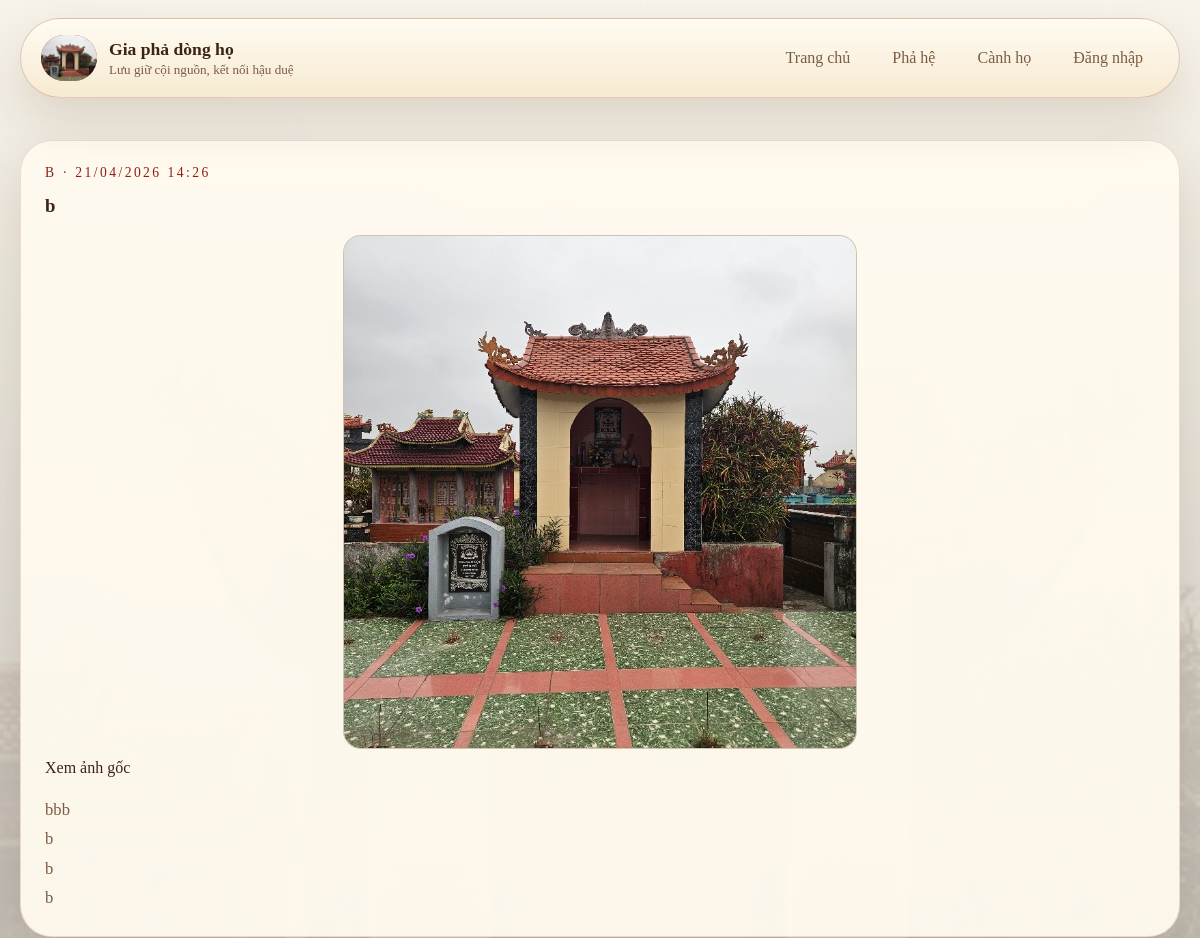
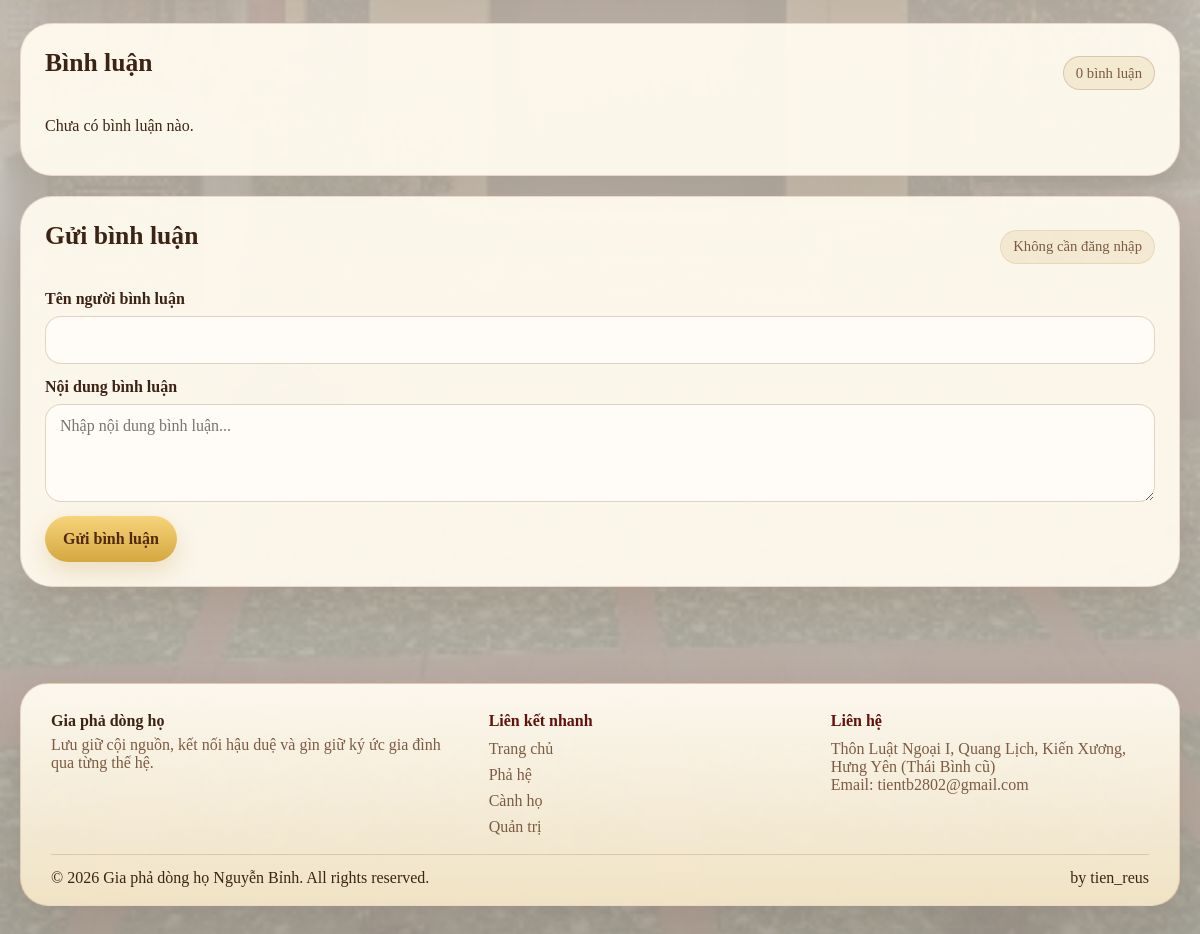
The page /articles/5/ on the database its author committed (2 pictures, top to bottom).
### genealogy/models.py (models this page shows, shortened)
class Article(models.Model):
    title = models.CharField('Tiêu đề', max_length=200)
    content = models.TextField('Nội dung')
    author = models.CharField('Tác giả', max_length=120)
    image_url = models.URLField('Hình ảnh', blank=True)
    image = models.FileField('Tải ảnh lên', upload_to='articles/', blank=True)
    created_at = models.DateTimeField(auto_now_add=True)
    updated_at = models.DateTimeField(auto_now=True)
    class Meta:
        verbose_name = 'Bài viết'
        verbose_name_plural = 'Bài viết'
        ordering = ['-created_at']
    @property
    def display_image(self):
        if self.image:
            return self.image.url
        return self.image_url

### genealogy/views.py (the view)
# urls.py: path('articles/<int:pk>/', views.article_detail, name='article_detail'),
def article_detail(request, pk):
    article = get_object_or_404(Article, pk=pk)
    if request.method == 'POST':
        comment_form = ArticleCommentForm(request.POST)
        if comment_form.is_valid():
            comment = comment_form.save(commit=False)
            comment.article = article
            comment.save()
            messages.success(request, 'Đã gửi bình luận.')
            return redirect('article_detail', pk=article.pk)
    else:
        comment_form = ArticleCommentForm()
    context = {
        'article': article,
        'comments': article.comments.all(),
        'comment_form': comment_form,
    }
    return render(request, 'genealogy/article_detail.html', context)

### genealogy/forms.py
class ArticleCommentForm(forms.ModelForm):
    class Meta:
        model = ArticleComment
        fields = ['commenter_name', 'content']
        widgets = {
            'content': forms.Textarea(attrs={'rows': 4, 'placeholder': 'Nhập nội dung bình luận...'}),
        }
    def __init__(self, *args, **kwargs):
        super().__init__(*args, **kwargs)
        self.fields['commenter_name'].widget.attrs.setdefault('class', 'form-control')
        self.fields['content'].widget.attrs.setdefault('class', 'form-control')

### templates/genealogy/article_detail.html (shortened to what this page needs)
{% extends 'base.html' %}
{% block content %}
<section class="section">
    <div class="container">
        <article class="table-card">
            <p class="feature-number">{{ article.author }} · {{ article.created_at|date:"d/m/Y H:i" }}</p>
            <h1>{{ article.title }}</h1>
            {% if article.display_image %}
                <img class="article-image article-image--detail" src="{{ article.display_image }}" alt="{{ article.title }}">
                <p style="margin-top:10px;"><a href="{{ article.display_image }}" target="_blank" rel="noreferrer">Xem ảnh gốc</a></p>
            {% endif %}
            <div class="lead article-content">
                <p class="article-content-text">{{ article.content }}</p>
            </div>
        </article>
        <div class="manage-layout manage-layout--posts">
            <section class="table-card">
                <div class="panel-top">
                    <h2>Bình luận</h2>
                    <span class="pill">{{ comments|length }} bình luận</span>
                </div>
                {% for c in comments %}
                    <article class="comment-card">
                        <p class="comment-meta"><strong>{{ c.commenter_name }}</strong> · {{ c.created_at|date:"d/m/Y H:i" }}</p>
                        <p>{{ c.content|linebreaksbr }}</p>
                    </article>
                {% empty %}
                    <p>Chưa có bình luận nào.</p>
                {% endfor %}
            </section>
            <aside class="form-card">
                <div class="panel-top">
                    <h2>Gửi bình luận</h2>
                    <span class="pill pill-soft">Không cần đăng nhập</span>
                </div>
                <form method="post" class="member-form">
                    {% for field in comment_form %}
                        <div class="form-field">
                            <label for="{{ field.id_for_label }}">{{ field.label }}</label>
                            {{ field }}
                        </div>
                    {% endfor %}
                    <div class="form-actions">
                        <button class="button primary" type="submit">Gửi bình luận</button>
                    </div>
                </form>
            </aside>
        </div>
    </div>
</section>
{% endblock %}

### static/css/site.css (style rules this page uses)
:root { --bg: #efe1c2; --paper: rgba(255, 250, 239, 0.94); --paper-strong: #fff7e4; --paper-soft: #f4ead2; --ink: #3c2415; --muted: #7c5b43; --line: rgba(141, 93, 54, 0.26); --accent: #8f1d14; --accent-strong: #62120c; --accent-soft: rgba(185, 57, 34, 0.1); --gold: #b8892d; --danger: #8a2f24; --shadow: 0 22px 50px rgba(82, 42, 17, 0.14); --radius-xl: 32px; --radius-lg: 24px; --radius-md: 18px; }
* { box-sizing: border-box; }
html { scroll-behavior: smooth; }
body { margin: 0; color: var(--ink); font-family: "Times New Roman", Georgia, serif; background: linear-gradient(rgba(248, 243, 232, 0.88), rgba(165, 161, 154, 0.88)), url("/static/images/bg.jpg") center/cover no-repeat fixed; position: relative; }
body::before { content: ""; position: fixed; inset: 0; background: rgba(255, 248, 235, 0.06); pointer-events: none; z-index: 0; }
a { color: inherit; text-decoration: none; }
button, input, select, textarea { font: inherit; }
.container { width: min(1160px, calc(100% - 32px)); margin: 0 auto; }
.hero-section, .section { padding: 42px 0 24px; }
.hero-copy, .hero-panel, .tree-header-card, .tree-board, .manage-header-card, .feature-card, .member-card, .table-card, .form-card, .member-modal__dialog { background: var(--paper); border: 1px solid rgba(143, 29, 20, 0.14); box-shadow: var(--shadow); }
h1, h2, h3, p { margin-top: 0; }
h2 { font-size: clamp(1.6rem, 2vw, 2.4rem); }
.lead, .section-note { color: var(--muted); font-size: 1.04rem; line-height: 1.75; }
.hero-actions, .form-actions, .action-cell { display: flex; flex-wrap: wrap; gap: 12px; }
.button, .tree-person, .close-button { border: none; cursor: pointer; }
.button { display: inline-flex; align-items: center; justify-content: center; min-height: 46px; padding: 11px 18px; border-radius: 999px; font-weight: 700; transition: transform 180ms ease, box-shadow 180ms ease, background-color 180ms ease; }
.button.primary { background: linear-gradient(180deg, #f7d47a, #d4a740); color: #52290a; box-shadow: 0 10px 24px rgba(184, 137, 45, 0.22); }
.metric-card span, .stats-label, .generation, .pill { color: var(--muted); font-size: 0.92rem; }
.feature-number { font-size: 0.85rem; letter-spacing: 0.18em; text-transform: uppercase; color: var(--accent); }
.article-image { display: block; width: 100%; height: 220px; object-fit: cover; background: #e9e4db; }
.article-image--detail { width: auto; max-width: 100%; height: auto; max-height: none; object-fit: initial; margin: 0 auto; border-radius: 18px; border: 1px solid var(--line); }
.article-content { margin-top: 18px; }
.article-content-text { margin: 0; white-space: pre-line; }
.manage-layout { display: grid; grid-template-columns: minmax(0, 1.9fr) minmax(360px, 0.9fr); gap: 20px; align-items: start; }
.manage-layout--posts { margin-top: 24px; }
.table-card, .form-card { padding: 24px; border-radius: var(--radius-xl); }
.table-card { overflow-x: auto; min-width: 0; }
.panel-top { display: flex; align-items: center; justify-content: space-between; gap: 12px; margin-bottom: 18px; }
.pill { display: inline-flex; align-items: center; justify-content: center; min-height: 34px; padding: 0 12px; border-radius: 999px; background: var(--paper-soft); border: 1px solid var(--line); }
.pill-soft { background: rgba(184, 137, 45, 0.12); border-color: rgba(184, 137, 45, 0.18); }
@media (max-width: 1280px) { .manage-layout { grid-template-columns: 1fr; } }
.member-form { display: grid; gap: 14px; }
.form-field { display: grid; gap: 8px; }
.form-field label { font-weight: 700; }
.form-control { width: 100%; min-height: 48px; padding: 12px 14px; border: 1px solid var(--line); border-radius: 16px; background: rgba(255, 253, 248, 0.95); color: var(--ink); }

### rows shown on the page
Article: author "B", created_at "21/04/2026 14:26", title "b", display_image (picture), content "bbb b b b"

### other values the page prints
{{ comments|length }} "0"
{{ field.label }} "Tên người bình luận" "Nội dung bình luận"
